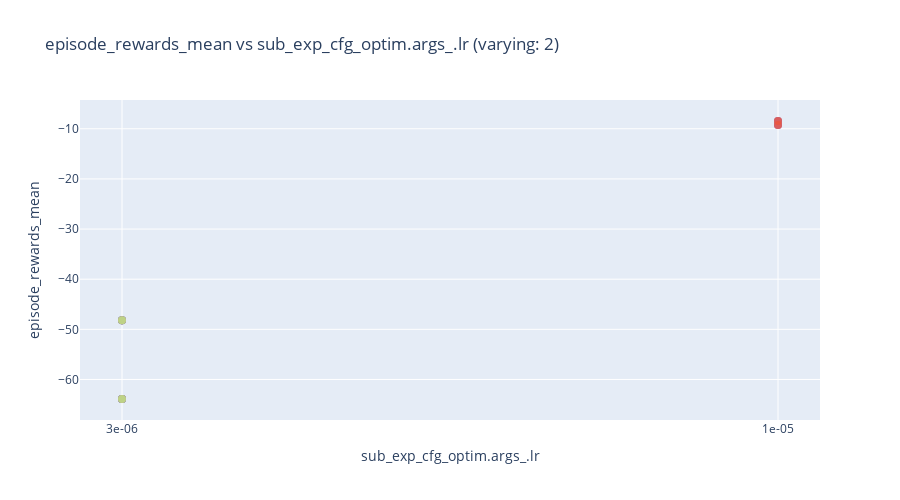
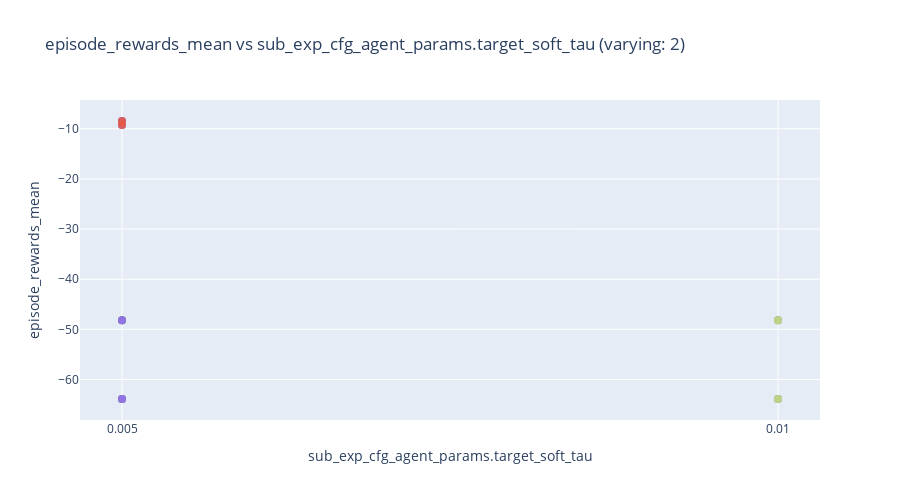
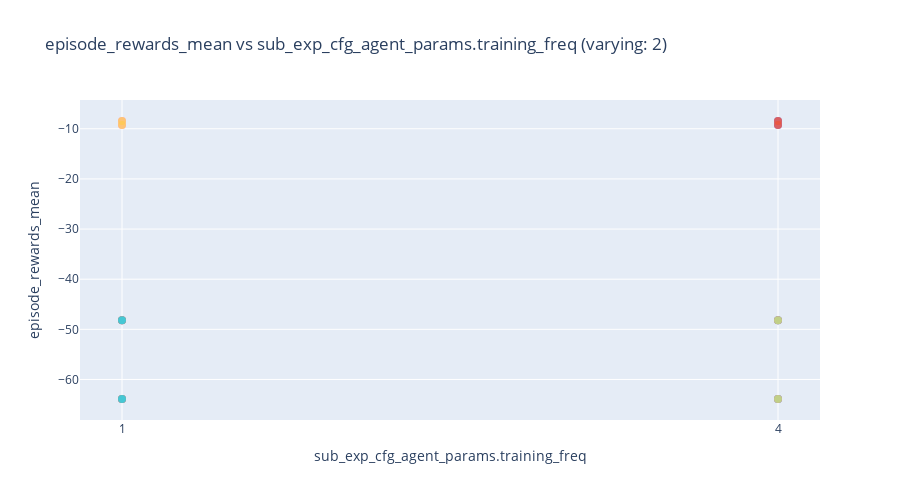
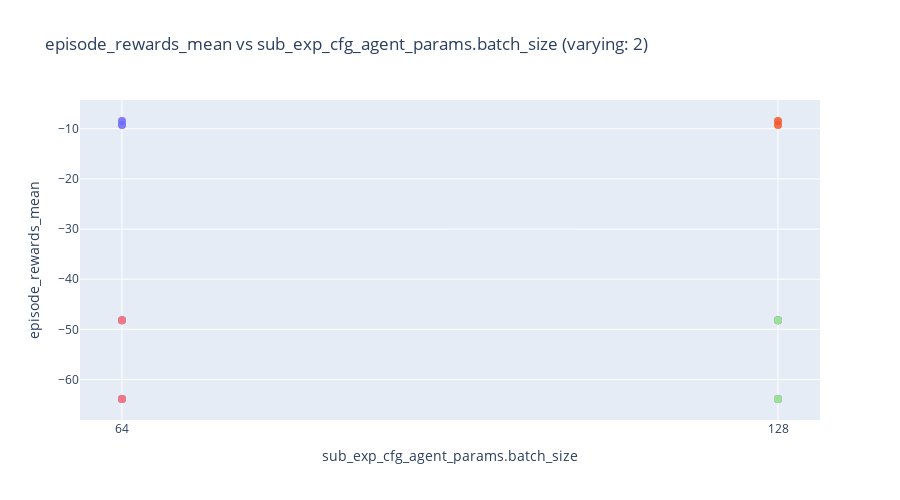

Here is the notebook cell these charts were saved with, in order:
### Code cell
import plotly.express as px

# --- config ---
target_col = "episode_rewards_mean"          # your target metric
color_col  = "experiment_name"               # optional color grouping
readable_names = {
    # optional friendly names; falls back to raw column name if missing
    # "hp_raw_name": "Pretty Name",
}

# --- build plots ---
varying_hps = [hp for hp in hyperparam_columns if sub_df[hp].nunique(dropna=False) > 1]

if not varying_hps:
    print("No hyperparameters with more than one unique value — nothing to plot.")
else:
    for hp in varying_hps:
        # Rename only the current x column (leave others as-is for hover)
        x_name = readable_names.get(hp, hp)
        plot_df = sub_df.rename(columns={hp: x_name})

        fig = px.scatter(
            plot_df,
            x=x_name,
            y=target_col,
            color=color_col if color_col in plot_df.columns else None,
            hover_data=hyperparam_columns,  # handy to inspect full config per point
            title=f"{target_col} vs {x_name} (varying: {sub_df[hp].nunique(dropna=False)})",
            height=500
        )
        fig.update_traces(mode="markers", marker=dict(size=8, opacity=0.8))
        fig.update_layout(showlegend=False)
        fig.show()
